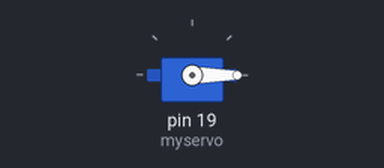
A sketch run on a simulated Arduino Uno, built with avr-gcc and run on an emulated ATmega328P. Parts: servo.

Above: at 0.05 s.
At 3.0 s:
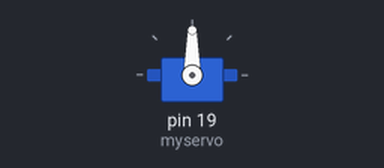
At 6.0 s:
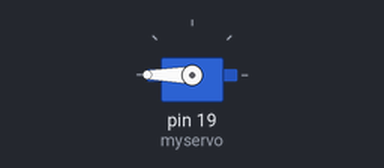
Timing chart, 0 to 7.8 s (numbered marks = the images above):
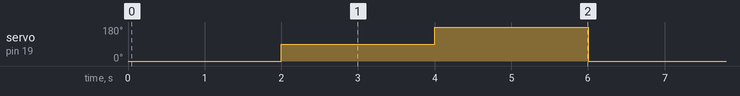

The sketch:

Test_servo_mg996r.ino
```cpp
#include <Servo.h>

Servo myservo;  // create servo object to control a servo

void setup() {
  myservo.attach(19);  // (pin, min, max)
}

void loop() {

  //    for (int i = 0 ; i <= 180; i += 90) {
  //      myservo.write(i);
  //      delay(3000);
  //    }
  myservo.write(0);
  delay(2000);
  myservo.write(90);
  delay(2000);
  myservo.write(180);
  delay(2000);
}
```

Measured:
- by itself, servo on pin 19 (myservo): repeats every 6.0 s: 180° 2.0 s, 0° 2.0 s, 90° 2.0 s
